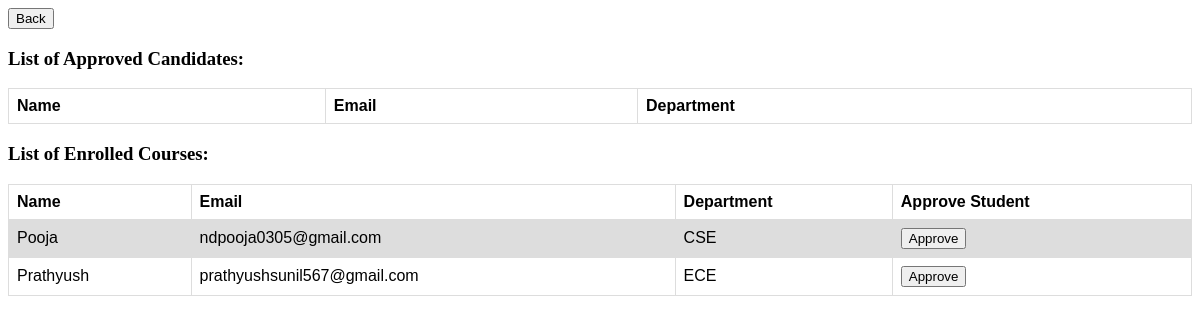
The app's page /seestudents/3 (signed in) with its own data.
### app.py (models this page shows)
class Student(db.Model):
    __tablename__ = 'student'
    id = db.Column(db.Integer,primary_key=True)
    Name = db.Column(db.String(50),nullable=False)
    Password = db.Column(db.String(50),nullable=False)
    Email_id = db.Column(db.String(200),nullable=False)
    Contact = db.Column(db.String(15))
    Department = db.Column(db.String(30))

### app.py (the view)
@app.route('/seestudents/<int:id>', methods=['POST', 'GET'])
def seestudents(id):
    sel_id=db.session.execute("SELECT student_id from 'applied' WHERE course_id= :course_id AND appstatus=0",{'course_id':id}).fetchall()
    sel=[]
    course=Course.query.filter_by(id=id).first()
    for sid in sel_id:
        sel.append(sid[0])
    pendstudents=Student.query.filter(Student.id.in_(sel)).all()
    sel_id=db.session.execute("SELECT student_id from 'applied' WHERE course_id= :course_id AND appstatus=1",{'course_id':id}).fetchall()
    sel=[]
    for sid in sel_id:
        sel.append(sid[0])
    students=Student.query.filter(Student.id.in_(sel)).all()
    return render_template('viewdetails.html',pendstudents=pendstudents,course=course,students=students)

### templates/viewdetails.html (shortened to what this page needs)
<html>
    <head>
    </head>
    <body>
        <a href="/teacher"><button>Back</button></a>
  <h3>List of Approved Candidates:</h3>
  <table>
    <tr>
      <th>Name</th>
      <th>Email</th>
      <th>Department</th>
    </tr>
  </table>
  <h3>List of Enrolled Courses:</h3>
  <table>
    <tr>
      <th>Name</th>
      <th>Email</th>
      <th>Department</th>
      <th>Approve Student</th>
    </tr>
    {%for student in pendstudents%}
    <tr>
      <td>{{student.Name}}</td>
      <td>{{student.Email_id}}</td>
      <td>{{student.Department}}</td>
      <td><a href="/approve/{{course.id}}/{{student.id}}"><button>Approve</button></a></td>
    </tr>
    {%endfor%}
  </table>
  </body>
</html>

### templates/viewdetails.html (style rules this page uses)
table { font-family: arial, sans-serif; border-collapse: collapse; width: 100%; }
td, th { border: 1px solid #dddddd; text-align: left; padding: 8px; }
tr:nth-child(even) { background-color: #dddddd; }

### records on screen
Student: Name "Pooja", Email_id "ndpooja0305@gmail.com", Department "CSE"
Student: Name "Prathyush", Email_id "prathyushsunil567@gmail.com", Department "ECE"
